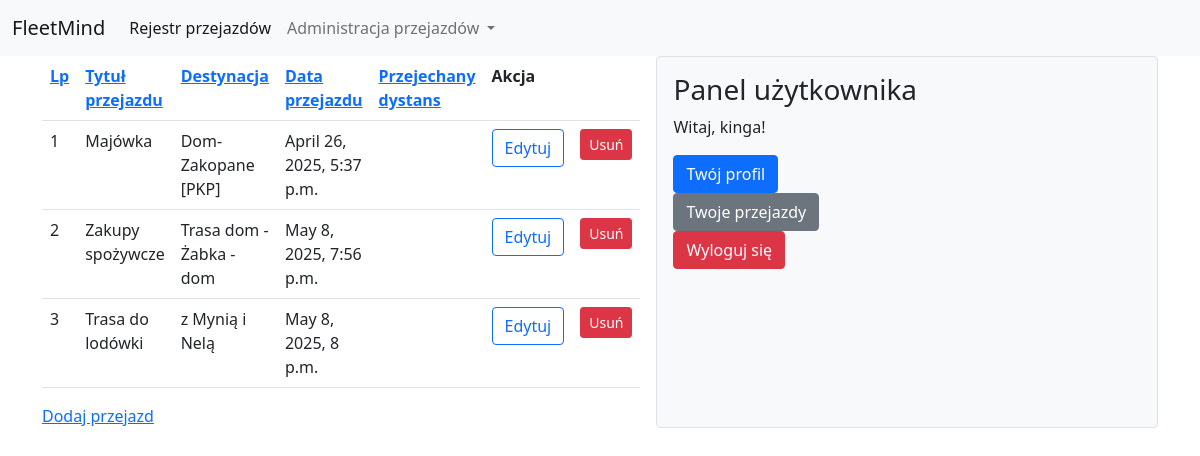
The page /posts/ (signed in) on the database its author committed.
### Fleet/models.py (models this page shows)
class Post(models.Model):
    title = models.CharField(max_length=200)
    content = models.TextField()
    create_at = models.DateTimeField(auto_now_add=True)
    author = models.ForeignKey(User, on_delete=models.CASCADE)

### Fleet/views.py (the view)
# urls.py: path('posts/', post_list, name='post_list'),
def post_list(request):
    sort = request.GET.get('sort', 'id')
    posts = Post.objects.all().order_by(sort)
    return render(request, 'Fleet/table.html', {'posts': posts})

### Fleet/templates/Fleet/table.html (shortened to what this page needs)
{% extends "Fleet/base.html" %}
{% block content %}
{% if posts %}
    <table class = "table              table-hover">
        <tr>
            <th><a href="?sort=id">Lp</a>
            <th><a href="?sort=title">Tytuł przejazdu</a>
            <th><a href="?sort=content">Destynacja</a>
            <th><a href="?sort=create_at">Data przejazdu</a>
            <th><a href="?sort=distance">Przejechany dystans</a>
            <th colspan="2">Akcja
        {% for post in posts %}
        <tr id="post-{{ post.id }}">
            <td>{{ post.id }}
            <td>{{ post.title }}
            <td>{{ post.content }}
            <td>{{ post.create_at }}
            <td>{{ post.distance }}
            <td><a href="{% url 'update_post' post.id %}" class="btn btn-outline-primary">Edytuj</a>
            <td>
                <button class="btn btn-danger btn-sm" data-bs-toggle="modal" data-bs-target="#deleteModal"
                        data-id="{{ post.id }}" data-title="{{ post.title }}">Usuń
                </button>
        {% endfor %}
    </table>
 <a href="{% url 'create_post' %}">Dodaj przejazd</a>
{% else %}
    <h4>Brak danych</h4>
{% endif %}
{% endblock %}

### Fleet/templates/Fleet/base.html (shortened to what this page needs)
<!doctype html>
<html lang="pl">
{% load static %}
  <head>
    <link href="https://cdnjs.cloudflare.com/ajax/libs/bootstrap/5.0.2/css/bootstrap.min.css" rel="stylesheet">
    <link rel="stylesheet" type="text/css" href="{% static 'css/style.css' %}">
    <link rel="stylesheet" href="https://cdn.jsdelivr.net/npm/bootstrap-icons/font/bootstrap-icons.css">
  </head>
  <body>
<nav class="navbar navbar-expand-lg navbar-light bg-light">
  <div class="container-fluid">
    <a class="navbar-brand" href="#">FleetMind</a>
    <div class="collapse navbar-collapse" id="navbarNavDropdown">
      <ul class="navbar-nav">
        <li class="nav-item">
          <a class="nav-link active" aria-current="page" href="{% url 'table' %}">Rejestr przejazdów</a>
        </li>
        <li class="nav-item dropdown">
          <a class="nav-link dropdown-toggle" href="#" id="navbarDropdownMenuLink" role="button" data-bs-toggle="dropdown" aria-expanded="false">
            Administracja przejazdów
          </a>
        </li>
      </ul>
    </div>
  </div>
</nav>
<div class="container d-flex">
    <div class="main-content flex-grow-1">
        {% block content %}FleetMindAppContent{% endblock %}
    </div>
    <div class="user-panel ms-3 p-3 bg-light border rounded">
        {% if user.is_authenticated %}
            <h3>Panel użytkownika</h3>
            <p>Witaj, {{ user.username }}!</p>
            <ul class="list-unstyled">
                <li><a href="{% url 'user_panel' %}" class="btn btn-primary">Twój profil</a></li>
                <li><a href="{% url 'post_list' %}" class="btn btn-secondary">Twoje przejazdy</a></li>
                <form method="post" action="{% url 'logout' %}">
                    <button type="submit" class="btn btn-danger">Wyloguj się</button>
                </form>
            </ul>
        {% else %}
            <p><a href="{% url 'login' %}" class="btn btn-success">Zaloguj się</a></p>
        {% endif %}
    </div>
</div>
  </body>
</html>

### Fleet/static/css/style.css (style rules this page uses)
.container { display: flex; justify-content: space-between; }
.main-content { flex: 3; }
.user-panel { flex: 1; padding: 20px; background-color: #f8f9fa; border-left: 2px solid #ddd; min-width: 250px; }

### rows shown on the page
Post: id "1", title "Majówka", content "Dom-Zakopane [PKP]", create_at "April 26, 2025, 5:37 p.m."
Post: id "2", title "Zakupy spożywcze", content "Trasa dom - Żabka - dom", create_at "May 8, 2025, 7:56 p.m."
Post: id "3", title "Trasa do lodówki", content "z Mynią i Nelą", create_at "May 8, 2025, 8 p.m."

### other values the page prints
{{ user.username }} "kinga"
